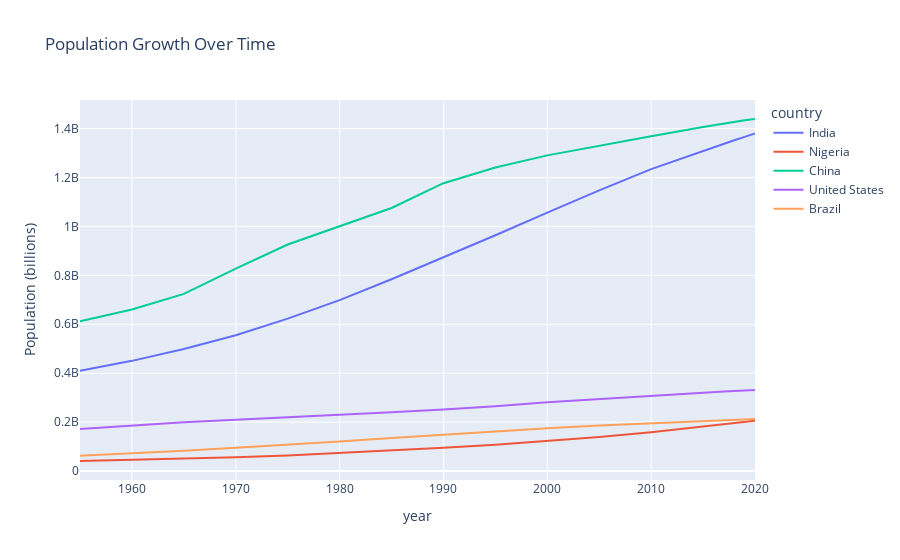

Notebook cell for this chart:
### Code cell
import plotly.express as px

fig = px.line(
    df_population_pivot,
    x=df_population_pivot.index,
    y=df_population_pivot.columns,
    title="Population Growth Over Time",
    labels={
        "value": "Population (billions)",
        "variable": "Country",
        "index": "Year"
    }
)
fig.show()

### Figure 1 — Plotly figure (JSON) as saved in the notebook; plotly's stock layout.template omitted (floating-point values rounded to 4 significant figures)
{"data": [{"hovertemplate": "country=India<br>year=%{x}<br>Population (billions)=%{y}<extra></extra>", "legendgroup": "India", "line": {"color": "#636efa", "dash": "solid"}, "marker": {"symbol": "circle"}, "mode": "lines", "name": "India", "orientation": "v", "showlegend": true, "type": "scatter", "x": [1955, 1960, 1965, 1970, 1975, 1980, 1985, 1990, 1995, 2000, 2005, 2010, 2015, 2016, 2017, 2018, 2019, 2020], "xaxis": "x", "y": [409880595, 450547679, 499123324, 555189792, 623102897, 698952844, 784360008, 873277798, 963922588, 1056575549, 1147609927, 1234281170, 1310152403, 1324517249, 1338676785, 1352642280, 1366417754, 1380004385], "yaxis": "y"}, {"hovertemplate": "country=Nigeria<br>year=%{x}<br>Population (billions)=%{y}<extra></extra>", "legendgroup": "Nigeria", "line": {"color": "#EF553B", "dash": "solid"}, "marker": {"symbol": "circle"}, "mode": "lines", "name": "Nigeria", "orientation": "v", "showlegend": true, "type": "scatter", "x": [1955, 1960, 1965, 1970, 1975, 1980, 1985, 1990, 1995, 2000, 2005, 2010, 2015, 2016, 2017, 2018, 2019, 2020], "xaxis": "x", "y": [41086100, 45138458, 50127921, 55982144, 63374298, 73423633, 83562785, 95212450, 107948335, 122283850, 138865016, 158503197, 181137448, 185960241, 190873244, 195874683, 200963599, 206139589], "yaxis": "y"}, {"hovertemplate": "country=China<br>year=%{x}<br>Population (billions)=%{y}<extra></extra>", "legendgroup": "China", "line": {"color": "#00cc96", "dash": "solid"}, "marker": {"symbol": "circle"}, "mode": "lines", "name": "China", "orientation": "v", "showlegend": true, "type": "scatter", "x": [1955, 1960, 1965, 1970, 1975, 1980, 1985, 1990, 1995, 2000, 2005, 2010, 2015, 2016, 2017, 2018, 2019, 2020], "xaxis": "x", "y": [612241554, 660408056, 724218968, 827601394, 926240885, 1000089235, 1075589361, 1176883674, 1240920535, 1290550765, 1330776380, 1368810615, 1406847870, 1414049351, 1421021791, 1427647786, 1433783686, 1439323776], "yaxis": "y"}, {"hovertemplate": "country=United States<br>year=%{x}<br>Population (billions)=%{y}<extra></extra>", "legendgroup": "United States", "line": {"color": "#ab63fa", "dash": "solid"}, "marker": {"symbol": "circle"}, "mode": "lines", "name": "United States", "orientation": "v", "showlegend": true, "type": "scatter", "x": [1955, 1960, 1965, 1970, 1975, 1980, 1985, 1990, 1995, 2000, 2005, 2010, 2015, 2016, 2017, 2018, 2019, 2020], "xaxis": "x", "y": [171685336, 186720571, 199733676, 209513341, 219081251, 229476354, 240499825, 252120309, 265163745, 281710909, 294993511, 309011475, 320878310, 323015995, 325084756, 327096265, 329064917, 331002651], "yaxis": "y"}, {"hovertemplate": "country=Brazil<br>year=%{x}<br>Population (billions)=%{y}<extra></extra>", "legendgroup": "Brazil", "line": {"color": "#FFA15A", "dash": "solid"}, "marker": {"symbol": "circle"}, "mode": "lines", "name": "Brazil", "orientation": "v", "showlegend": true, "type": "scatter", "x": [1955, 1960, 1965, 1970, 1975, 1980, 1985, 1990, 1995, 2000, 2005, 2010, 2015, 2016, 2017, 2018, 2019, 2020], "xaxis": "x", "y": [62533919, 72179226, 83373530, 95113265, 107216205, 120694009, 135274080, 149003223, 162019896, 174790340, 186127103, 195713635, 204471769, 206163053, 207833823, 209469323, 211049527, 212559417], "yaxis": "y"}], "layout": {"legend": {"title": {"text": "country"}, "tracegroupgap": 0}, "title": {"text": "Population Growth Over Time"}, "xaxis": {"anchor": "y", "domain": [0, 1], "title": {"text": "year"}}, "yaxis": {"anchor": "x", "domain": [0, 1], "title": {"text": "Population (billions)"}}}}
